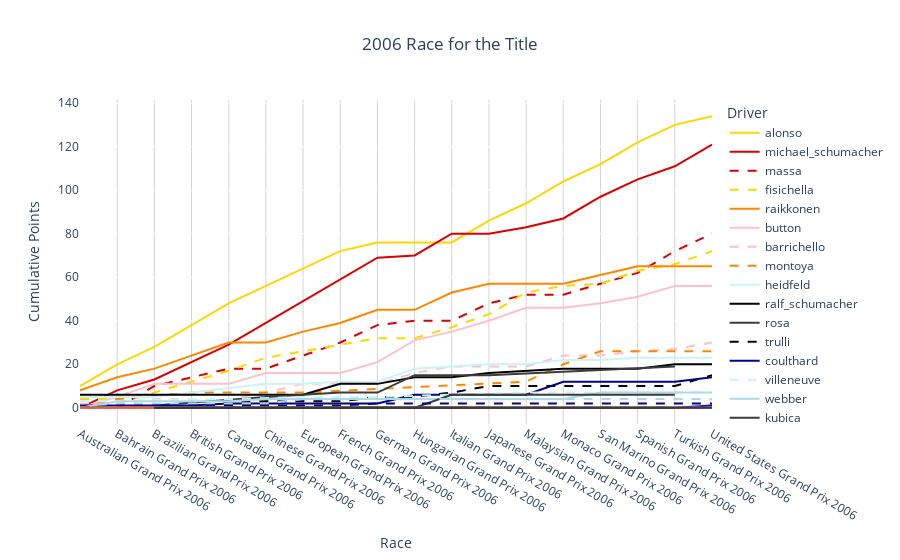

This figure's notebook cell:
### Code cell
# 2005 season ---------------------------------------------------------------------------------------------------
# The race for the title
season_2006 = pd.read_csv('treated_data/csv/results.csv')
season_2006 = season_2006[season_2006['season'] == 2006]
season_2006['points'] = pd.to_numeric(season_2006['points'], errors='coerce')
season_2006 = season_2006.sort_values(by=['raceId'])
season_2006['cumulative_points'] = season_2006.groupby('driverId')['points'].cumsum()
final_plot_data = season_2006[['driverId', 'raceId', 'cumulative_points']]
total_points_per_driver = season_2006.groupby('driverId')['points'].sum().reset_index().rename(columns={'points': 'points_total'})
final_plot_data = final_plot_data.merge(total_points_per_driver, on='driverId', how='left')
final_plot_data = final_plot_data.sort_values(by=['points_total', 'raceId'], ascending=[False, True])
sorted_drivers = total_points_per_driver['driverId'].tolist()
final_plot_data.to_csv('treated_data/csv/2006_sorted_drivers.csv', index=False)
driver_colors = {
    'alonso': '#FFD700',  # Main driver for Renault
    'fisichella': '#FFD700',  # Second driver for Renault
    'michael_schumacher': '#DC0000',  # Main driver for Ferrari
    'massa': '#DC0000',  # Second driver for Ferrari
    'raikkonen': '#FF8700',  # Main driver for McLaren
    'montoya': '#FF8700',  # Second driver for McLaren
    'button': '#FFC0CB',  # Main driver for Honda
    'barrichello': '#FFC0CB',  # Second driver for Honda
    'webber': '#ADD8E6',  # Main driver for Williams
    'rosberg': '#ADD8E6',  # Second driver for Williams
    'coulthard': '#00008B',  # Main driver for Red Bull
    'klien': '#00008B',  # Second driver for Red Bull
    'ralf_schumacher': '#000000',  # Main driver for Toyota
    'trulli': '#000000',  # Second driver for Toyota
    'heidfeld': '#C8F4F6',  # Main driver for BMW Sauber
    'villeneuve': '#C8F4F6',  # Second driver for BMW Sauber
    'liuzzi': '#0000FF',  # Main driver for Toro Rosso
    'speed': '#0000FF',  # Second driver for Toro Rosso
    'monteiro': '#F75920',  # Main driver for MF1
    'albers': '#F75920',  # Second driver for MF1
    'sato': '#B4B4B4',  # Main driver for Super Aguri
    'ide': '#B4B4B4'  # Second driver for Super Aguri
}


# Dictionary for custom line styles per driver (solid by default, dash or dot as specified)
driver_line_styles = {
    'alonso': 'solid',  # Main driver for Renault
    'fisichella': 'dash',  # Second driver for Renault
    'michael_schumacher': 'solid',  # Main driver for Ferrari
    'massa': 'dash',  # Second driver for Ferrari
    'raikkonen': 'solid',  # Main driver for McLaren
    'montoya': 'dash',  # Second driver for McLaren
    'button': 'solid',  # Main driver for Honda
    'barrichello': 'dash',  # Second driver for Honda
    'webber': 'solid',  # Main driver for Williams
    'rosberg': 'dash',  # Second driver for Williams
    'coulthard': 'solid',  # Main driver for Red Bull
    'klien': 'dash',  # Second driver for Red Bull
    'ralf_schumacher': 'solid',  # Main driver for Toyota
    'trulli': 'dash',  # Second driver for Toyota
    'heidfeld': 'solid',  # Main driver for BMW Sauber
    'villeneuve': 'dash',  # Second driver for BMW Sauber
    'liuzzi': 'solid',  # Main driver for Toro Rosso
    'speed': 'dash',  # Second driver for Toro Rosso
    'monteiro': 'solid',  # Main driver for MF1
    'albers': 'dash',  # Second driver for MF1
    'sato': 'solid',  # Main driver for Super Aguri
    'ide': 'dash'  # Second driver for Super Aguri
}


final_plot_data['driverId'] = pd.Categorical(
    final_plot_data['driverId'],
    categories=sorted_drivers,
    ordered=True
)

# Create the plot using Plotly Express
fig = px.line(
    final_plot_data,
    x='raceId',
    y='cumulative_points',
    color='driverId',  # Ensures legend order
    labels={'driverId': 'Driver', 'raceId': 'Race', 'cumulative_points': 'Cumulative Points'},
    title='2006 Race for the Title'
)

# Convert to Graph Objects for detailed customization
fig = go.Figure(fig)

# Update colors and line styles based on custom definitions
for trace in fig.data:
    driver_name = trace.name.lower()  # Assuming driverId is used as name, adjust if necessary
    trace.line.color = driver_colors.get(driver_name, '#3b3b3b')  # Default to gray if not specified
    trace.line.dash = driver_line_styles.get(driver_name, 'solid')  # Default to solid if not specified

fig.update_layout(
    title='2006 Race for the Title',  # Adding a title
    title_x=0.5,  # Center the title
    paper_bgcolor='white',  # Set the background color around the plot
    plot_bgcolor='white'  # Set the background color of the plot itself
)
fig.update_xaxes(
    showgrid=True,
    gridwidth=1,
    gridcolor='lightgrey'
)
# Show the figure
fig.show()

### Figure 1 — Plotly figure (JSON) as saved in the notebook; plotly's stock layout.template omitted (floating-point values rounded to 4 significant figures)
{"data": [{"hovertemplate": "Driver=alonso<br>Race=%{x}<br>Cumulative Points=%{y}<extra></extra>", "legendgroup": "alonso", "line": {"color": "#FFD700", "dash": "solid"}, "marker": {"symbol": "circle"}, "mode": "lines", "name": "alonso", "orientation": "v", "showlegend": true, "type": "scatter", "x": ["Australian Grand Prix 2006", "Bahrain Grand Prix 2006", "Brazilian Grand Prix 2006", "British Grand Prix 2006", "Canadian Grand Prix 2006", "Chinese Grand Prix 2006", "European Grand Prix 2006", "French Grand Prix 2006", "German Grand Prix 2006", "Hungarian Grand Prix 2006", "Italian Grand Prix 2006", "Japanese Grand Prix 2006", "Malaysian Grand Prix 2006", "Monaco Grand Prix 2006", "San Marino Grand Prix 2006", "Spanish Grand Prix 2006", "Turkish Grand Prix 2006", "United States Grand Prix 2006"], "xaxis": "x", "y": [10, 20, 28, 38, 48, 56, 64, 72, 76, 76, 76, 86, 94, 104, 112, 122, 130, 134], "yaxis": "y"}, {"hovertemplate": "Driver=michael_schumacher<br>Race=%{x}<br>Cumulative Points=%{y}<extra></extra>", "legendgroup": "michael_schumacher", "line": {"color": "#DC0000", "dash": "solid"}, "marker": {"symbol": "circle"}, "mode": "lines", "name": "michael_schumacher", "orientation": "v", "showlegend": true, "type": "scatter", "x": ["Australian Grand Prix 2006", "Bahrain Grand Prix 2006", "Brazilian Grand Prix 2006", "British Grand Prix 2006", "Canadian Grand Prix 2006", "Chinese Grand Prix 2006", "European Grand Prix 2006", "French Grand Prix 2006", "German Grand Prix 2006", "Hungarian Grand Prix 2006", "Italian Grand Prix 2006", "Japanese Grand Prix 2006", "Malaysian Grand Prix 2006", "Monaco Grand Prix 2006", "San Marino Grand Prix 2006", "Spanish Grand Prix 2006", "Turkish Grand Prix 2006", "United States Grand Prix 2006"], "xaxis": "x", "y": [0, 8, 13, 21, 29, 39, 49, 59, 69, 70, 80, 80, 83, 87, 97, 105, 111, 121], "yaxis": "y"}, {"hovertemplate": "Driver=massa<br>Race=%{x}<br>Cumulative Points=%{y}<extra></extra>", "legendgroup": "massa", "line": {"color": "#DC0000", "dash": "dash"}, "marker": {"symbol": "circle"}, "mode": "lines", "name": "massa", "orientation": "v", "showlegend": true, "type": "scatter", "x": ["Australian Grand Prix 2006", "Bahrain Grand Prix 2006", "Brazilian Grand Prix 2006", "British Grand Prix 2006", "Canadian Grand Prix 2006", "Chinese Grand Prix 2006", "European Grand Prix 2006", "French Grand Prix 2006", "German Grand Prix 2006", "Hungarian Grand Prix 2006", "Italian Grand Prix 2006", "Japanese Grand Prix 2006", "Malaysian Grand Prix 2006", "Monaco Grand Prix 2006", "San Marino Grand Prix 2006", "Spanish Grand Prix 2006", "Turkish Grand Prix 2006", "United States Grand Prix 2006"], "xaxis": "x", "y": [0, 0, 10, 14, 18, 18, 24, 30, 38, 40, 40, 48, 52, 52, 57, 62, 72, 80], "yaxis": "y"}, {"hovertemplate": "Driver=fisichella<br>Race=%{x}<br>Cumulative Points=%{y}<extra></extra>", "legendgroup": "fisichella", "line": {"color": "#FFD700", "dash": "dash"}, "marker": {"symbol": "circle"}, "mode": "lines", "name": "fisichella", "orientation": "v", "showlegend": true, "type": "scatter", "x": ["Australian Grand Prix 2006", "Bahrain Grand Prix 2006", "Brazilian Grand Prix 2006", "British Grand Prix 2006", "Canadian Grand Prix 2006", "Chinese Grand Prix 2006", "European Grand Prix 2006", "French Grand Prix 2006", "German Grand Prix 2006", "Hungarian Grand Prix 2006", "Italian Grand Prix 2006", "Japanese Grand Prix 2006", "Malaysian Grand Prix 2006", "Monaco Grand Prix 2006", "San Marino Grand Prix 2006", "Spanish Grand Prix 2006", "Turkish Grand Prix 2006", "United States Grand Prix 2006"], "xaxis": "x", "y": [4, 4, 7, 12, 17, 23, 26, 29, 32, 32, 37, 43, 53, 56, 57, 63, 66, 72], "yaxis": "y"}, {"hovertemplate": "Driver=raikkonen<br>Race=%{x}<br>Cumulative Points=%{y}<extra></extra>", "legendgroup": "raikkonen", "line": {"color": "#FF8700", "dash": "solid"}, "marker": {"symbol": "circle"}, "mode": "lines", "name": "raikkonen", "orientation": "v", "showlegend": true, "type": "scatter", "x": ["Australian Grand Prix 2006", "Bahrain Grand Prix 2006", "Brazilian Grand Prix 2006", "British Grand Prix 2006", "Canadian Grand Prix 2006", "Chinese Grand Prix 2006", "European Grand Prix 2006", "French Grand Prix 2006", "German Grand Prix 2006", "Hungarian Grand Prix 2006", "Italian Grand Prix 2006", "Japanese Grand Prix 2006", "Malaysian Grand Prix 2006", "Monaco Grand Prix 2006", "San Marino Grand Prix 2006", "Spanish Grand Prix 2006", "Turkish Grand Prix 2006", "United States Grand Prix 2006"], "xaxis": "x", "y": [8, 14, 18, 24, 30, 30, 35, 39, 45, 45, 53, 57, 57, 57, 61, 65, 65, 65], "yaxis": "y"}, {"hovertemplate": "Driver=button<br>Race=%{x}<br>Cumulative Points=%{y}<extra></extra>", "legendgroup": "button", "line": {"color": "#FFC0CB", "dash": "solid"}, "marker": {"symbol": "circle"}, "mode": "lines", "name": "button", "orientation": "v", "showlegend": true, "type": "scatter", "x": ["Australian Grand Prix 2006", "Bahrain Grand Prix 2006", "Brazilian Grand Prix 2006", "British Grand Prix 2006", "Canadian Grand Prix 2006", "Chinese Grand Prix 2006", "European Grand Prix 2006", "French Grand Prix 2006", "German Grand Prix 2006", "Hungarian Grand Prix 2006", "Italian Grand Prix 2006", "Japanese Grand Prix 2006", "Malaysian Grand Prix 2006", "Monaco Grand Prix 2006", "San Marino Grand Prix 2006", "Spanish Grand Prix 2006", "Turkish Grand Prix 2006", "United States Grand Prix 2006"], "xaxis": "x", "y": [0, 5, 11, 11, 11, 16, 16, 16, 21, 31, 35, 40, 46, 46, 48, 51, 56, 56], "yaxis": "y"}, {"hovertemplate": "Driver=barrichello<br>Race=%{x}<br>Cumulative Points=%{y}<extra></extra>", "legendgroup": "barrichello", "line": {"color": "#FFC0CB", "dash": "dash"}, "marker": {"symbol": "circle"}, "mode": "lines", "name": "barrichello", "orientation": "v", "showlegend": true, "type": "scatter", "x": ["Australian Grand Prix 2006", "Bahrain Grand Prix 2006", "Brazilian Grand Prix 2006", "British Grand Prix 2006", "Canadian Grand Prix 2006", "Chinese Grand Prix 2006", "European Grand Prix 2006", "French Grand Prix 2006", "German Grand Prix 2006", "Hungarian Grand Prix 2006", "Italian Grand Prix 2006", "Japanese Grand Prix 2006", "Malaysian Grand Prix 2006", "Monaco Grand Prix 2006", "San Marino Grand Prix 2006", "Spanish Grand Prix 2006", "Turkish Grand Prix 2006", "United States Grand Prix 2006"], "xaxis": "x", "y": [2, 2, 4, 4, 4, 7, 11, 11, 11, 16, 19, 19, 19, 24, 24, 26, 27, 30], "yaxis": "y"}, {"hovertemplate": "Driver=montoya<br>Race=%{x}<br>Cumulative Points=%{y}<extra></extra>", "legendgroup": "montoya", "line": {"color": "#FF8700", "dash": "dash"}, "marker": {"symbol": "circle"}, "mode": "lines", "name": "montoya", "orientation": "v", "showlegend": true, "type": "scatter", "x": ["Australian Grand Prix 2006", "Bahrain Grand Prix 2006", "British Grand Prix 2006", "Canadian Grand Prix 2006", "European Grand Prix 2006", "Malaysian Grand Prix 2006", "Monaco Grand Prix 2006", "San Marino Grand Prix 2006", "Spanish Grand Prix 2006", "United States Grand Prix 2006"], "xaxis": "x", "y": [0, 4, 7, 7, 7, 12, 20, 26, 26, 26], "yaxis": "y"}, {"hovertemplate": "Driver=heidfeld<br>Race=%{x}<br>Cumulative Points=%{y}<extra></extra>", "legendgroup": "heidfeld", "line": {"color": "#C8F4F6", "dash": "solid"}, "marker": {"symbol": "circle"}, "mode": "lines", "name": "heidfeld", "orientation": "v", "showlegend": true, "type": "scatter", "x": ["Australian Grand Prix 2006", "Bahrain Grand Prix 2006", "Brazilian Grand Prix 2006", "British Grand Prix 2006", "Canadian Grand Prix 2006", "Chinese Grand Prix 2006", "European Grand Prix 2006", "French Grand Prix 2006", "German Grand Prix 2006", "Hungarian Grand Prix 2006", "Italian Grand Prix 2006", "Japanese Grand Prix 2006", "Malaysian Grand Prix 2006", "Monaco Grand Prix 2006", "San Marino Grand Prix 2006", "Spanish Grand Prix 2006", "Turkish Grand Prix 2006", "United States Grand Prix 2006"], "xaxis": "x", "y": [5, 5, 5, 7, 9, 11, 11, 12, 12, 18, 19, 20, 20, 22, 22, 23, 23, 23], "yaxis": "y"}, {"hovertemplate": "Driver=ralf_schumacher<br>Race=%{x}<br>Cumulative Points=%{y}<extra></extra>", "legendgroup": "ralf_schumacher", "line": {"color": "#000000", "dash": "solid"}, "marker": {"symbol": "circle"}, "mode": "lines", "name": "ralf_schumacher", "orientation": "v", "showlegend": true, "type": "scatter", "x": ["Australian Grand Prix 2006", "Bahrain Grand Prix 2006", "Brazilian Grand Prix 2006", "British Grand Prix 2006", "Canadian Grand Prix 2006", "Chinese Grand Prix 2006", "European Grand Prix 2006", "French Grand Prix 2006", "German Grand Prix 2006", "Hungarian Grand Prix 2006", "Italian Grand Prix 2006", "Japanese Grand Prix 2006", "Malaysian Grand Prix 2006", "Monaco Grand Prix 2006", "San Marino Grand Prix 2006", "Spanish Grand Prix 2006", "Turkish Grand Prix 2006", "United States Grand Prix 2006"], "xaxis": "x", "y": [6, 6, 6, 6, 6, 6, 6, 11, 11, 14, 14, 16, 17, 18, 18, 18, 20, 20], "yaxis": "y"}, {"hovertemplate": "Driver=rosa<br>Race=%{x}<br>Cumulative Points=%{y}<extra></extra>", "legendgroup": "rosa", "line": {"color": "#3b3b3b", "dash": "solid"}, "marker": {"symbol": "circle"}, "mode": "lines", "name": "rosa", "orientation": "v", "showlegend": true, "type": "scatter", "x": ["Brazilian Grand Prix 2006", "Chinese Grand Prix 2006", "French Grand Prix 2006", "German Grand Prix 2006", "Hungarian Grand Prix 2006", "Italian Grand Prix 2006", "Japanese Grand Prix 2006", "Turkish Grand Prix 2006"], "xaxis": "x", "y": [1, 5, 7, 7, 15, 15, 15, 19], "yaxis": "y"}, {"hovertemplate": "Driver=trulli<br>Race=%{x}<br>Cumulative Points=%{y}<extra></extra>", "legendgroup": "trulli", "line": {"color": "#000000", "dash": "dash"}, "marker": {"symbol": "circle"}, "mode": "lines", "name": "trulli", "orientation": "v", "showlegend": true, "type": "scatter", "x": ["Australian Grand Prix 2006", "Bahrain Grand Prix 2006", "Brazilian Grand Prix 2006", "British Grand Prix 2006", "Canadian Grand Prix 2006", "Chinese Grand Prix 2006", "European Grand Prix 2006", "French Grand Prix 2006", "German Grand Prix 2006", "Hungarian Grand Prix 2006", "Italian Grand Prix 2006", "Japanese Grand Prix 2006", "Malaysian Grand Prix 2006", "Monaco Grand Prix 2006", "San Marino Grand Prix 2006", "Spanish Grand Prix 2006", "Turkish Grand Prix 2006", "United States Grand Prix 2006"], "xaxis": "x", "y": [0, 0, 0, 0, 3, 3, 3, 3, 5, 5, 7, 10, 10, 10, 10, 10, 10, 15], "yaxis": "y"}, {"hovertemplate": "Driver=coulthard<br>Race=%{x}<br>Cumulative Points=%{y}<extra></extra>", "legendgroup": "coulthard", "line": {"color": "#00008B", "dash": "solid"}, "marker": {"symbol": "circle"}, "mode": "lines", "name": "coulthard", "orientation": "v", "showlegend": true, "type": "scatter", "x": ["Australian Grand Prix 2006", "Bahrain Grand Prix 2006", "Brazilian Grand Prix 2006", "British Grand Prix 2006", "Canadian Grand Prix 2006", "Chinese Grand Prix 2006", "European Grand Prix 2006", "French Grand Prix 2006", "German Grand Prix 2006", "Hungarian Grand Prix 2006", "Italian Grand Prix 2006", "Japanese Grand Prix 2006", "Malaysian Grand Prix 2006", "Monaco Grand Prix 2006", "San Marino Grand Prix 2006", "Spanish Grand Prix 2006", "Turkish Grand Prix 2006", "United States Grand Prix 2006"], "xaxis": "x", "y": [1, 1, 1, 1, 2, 2, 2, 2, 2, 6, 6, 6, 6, 12, 12, 12, 12, 14], "yaxis": "y"}, {"hovertemplate": "Driver=villeneuve<br>Race=%{x}<br>Cumulative Points=%{y}<extra></extra>", "legendgroup": "villeneuve", "line": {"color": "#C8F4F6", "dash": "dash"}, "marker": {"symbol": "circle"}, "mode": "lines", "name": "villeneuve", "orientation": "v", "showlegend": true, "type": "scatter", "x": ["Australian Grand Prix 2006", "Bahrain Grand Prix 2006", "British Grand Prix 2006", "Canadian Grand Prix 2006", "European Grand Prix 2006", "French Grand Prix 2006", "German Grand Prix 2006", "Malaysian Grand Prix 2006", "Monaco Grand Prix 2006", "San Marino Grand Prix 2006", "Spanish Grand Prix 2006", "United States Grand Prix 2006"], "xaxis": "x", "y": [3, 3, 4, 4, 5, 5, 5, 7, 7, 7, 7, 7], "yaxis": "y"}, {"hovertemplate": "Driver=webber<br>Race=%{x}<br>Cumulative Points=%{y}<extra></extra>", "legendgroup": "webber", "line": {"color": "#ADD8E6", "dash": "solid"}, "marker": {"symbol": "circle"}, "mode": "lines", "name": "webber", "orientation": "v", "showlegend": true, "type": "scatter", "x": ["Australian Grand Prix 2006", "Bahrain Grand Prix 2006", "Brazilian Grand Prix 2006", "British Grand Prix 2006", "Canadian Grand Prix 2006", "Chinese Grand Prix 2006", "European Grand Prix 2006", "French Grand Prix 2006", "German Grand Prix 2006", "Hungarian Grand Prix 2006", "Italian Grand Prix 2006", "Japanese Grand Prix 2006", "Malaysian Grand Prix 2006", "Monaco Grand Prix 2006", "San Marino Grand Prix 2006", "Spanish Grand Prix 2006", "Turkish Grand Prix 2006", "United States Grand Prix 2006"], "xaxis": "x", "y": [0, 3, 3, 3, 3, 4, 4, 4, 4, 4, 4, 4, 4, 4, 7, 7, 7, 7], "yaxis": "y"}, {"hovertemplate": "Driver=kubica<br>Race=%{x}<br>Cumulative Points=%{y}<extra></extra>", "legendgroup": "kubica", "line": {"color": "#3b3b3b", "dash": "solid"}, "marker": {"symbol": "circle"}, "mode": "lines", "name": "kubica", "orientation": "v", "showlegend": true, "type": "scatter", "x": ["Brazilian Grand Prix 2006", "Chinese Grand Prix 2006", "Hungarian Grand Prix 2006", "Italian Grand Prix 2006", "Japanese Grand Prix 2006", "Turkish Grand Prix 2006"], "xaxis": "x", "y": [0, 0, 0, 6, 6, 6], "yaxis": "y"}, {"hovertemplate": "Driver=rosberg<br>Race=%{x}<br>Cumulative Points=%{y}<extra></extra>", "legendgroup": "rosberg", "line": {"color": "#ADD8E6", "dash": "dash"}, "marker": {"symbol": "circle"}, "mode": "lines", "name": "rosberg", "orientation": "v", "showlegend": true, "type": "scatter", "x": ["Australian Grand Prix 2006", "Bahrain Grand Prix 2006", "Brazilian Grand Prix 2006", "British Grand Prix 2006", "Canadian Grand Prix 2006", "Chinese Grand Prix 2006", "European Grand Prix 2006", "French Grand Prix 2006", "German Grand Prix 2006", "Hungarian Grand Prix 2006", "Italian Grand Prix 2006", "Japanese Grand Prix 2006", "Malaysian Grand Prix 2006", "Monaco Grand Prix 2006", "San Marino Grand Prix 2006", "Spanish Grand Prix 2006", "Turkish Grand Prix 2006", "United States Grand Prix 2006"], "xaxis": "x", "y": [0, 2, 2, 2, 2, 2, 4, 4, 4, 4, 4, 4, 4, 4, 4, 4, 4, 4], "yaxis": "y"}, {"hovertemplate": "Driver=klien<br>Race=%{x}<br>Cumulative Points=%{y}<extra></extra>", "legendgroup": "klien", "line": {"color": "#00008B", "dash": "dash"}, "marker": {"symbol": "circle"}, "mode": "lines", "name": "klien", "orientation": "v", "showlegend": true, "type": "scatter", "x": ["Australian Grand Prix 2006", "Bahrain Grand Prix 2006", "British Grand Prix 2006", "Canadian Grand Prix 2006", "European Grand Prix 2006", "French Grand Prix 2006", "German Grand Prix 2006", "Hungarian Grand Prix 2006", "Italian Grand Prix 2006", "Malaysian Grand Prix 2006", "Monaco Grand Prix 2006", "San Marino Grand Prix 2006", "Spanish Grand Prix 2006", "Turkish Grand Prix 2006", "United States Grand Prix 2006"], "xaxis": "x", "y": [0, 1, 1, 1, 1, 1, 2, 2, 2, 2, 2, 2, 2, 2, 2], "yaxis": "y"}, {"hovertemplate": "Driver=liuzzi<br>Race=%{x}<br>Cumulative Points=%{y}<extra></extra>", "legendgroup": "liuzzi", "line": {"color": "#0000FF", "dash": "solid"}, "marker": {"symbol": "circle"}, "mode": "lines", "name": "liuzzi", "orientation": "v", "showlegend": true, "type": "scatter", "x": ["Australian Grand Prix 2006", "Bahrain Grand Prix 2006", "Brazilian Grand Prix 2006", "British Grand Prix 2006", "Canadian Grand Prix 2006", "Chinese Grand Prix 2006", "European Grand Prix 2006", "French Grand Prix 2006", "German Grand Prix 2006", "Hungarian Grand Prix 2006", "Italian Grand Prix 2006", "Japanese Grand Prix 2006", "Malaysian Grand Prix 2006", "Monaco Grand Prix 2006", "San Marino Grand Prix 2006", "Spanish Grand Prix 2006", "Turkish Grand Prix 2006", "United States Grand Prix 2006"], "xaxis": "x", "y": [0, 0, 0, 0, 0, 0, 0, 0, 0, 0, 0, 0, 0, 0, 0, 0, 0, 1], "yaxis": "y"}, {"hovertemplate": "Driver=speed<br>Race=%{x}<br>Cumulative Points=%{y}<extra></extra>", "legendgroup": "speed", "line": {"color": "#0000FF", "dash": "dash"}, "marker": {"symbol": "circle"}, "mode": "lines", "name": "speed", "orientation": "v", "showlegend": true, "type": "scatter", "x": ["Australian Grand Prix 2006", "Bahrain Grand Prix 2006", "Brazilian Grand Prix 2006", "British Grand Prix 2006", "Canadian Grand Prix 2006", "Chinese Grand Prix 2006", "European Grand Prix 2006", "French Grand Prix 2006", "German Grand Prix 2006", "Hungarian Grand Prix 2006", "Italian Grand Prix 2006", "Japanese Grand Prix 2006", "Malaysian Grand Prix 2006", "Monaco Grand Prix 2006", "San Marino Grand Prix 2006", "Spanish Grand Prix 2006", "Turkish Grand Prix 2006", "United States Grand Prix 2006"], "xaxis": "x", "y": [0, 0, 0, 0, 0, 0, 0, 0, 0, 0, 0, 0, 0, 0, 0, 0, 0, 0], "yaxis": "y"}, {"hovertemplate": "Driver=albers<br>Race=%{x}<br>Cumulative Points=%{y}<extra></extra>", "legendgroup": "albers", "line": {"color": "#F75920", "dash": "dash"}, "marker": {"symbol": "circle"}, "mode": "lines", "name": "albers", "orientation": "v", "showlegend": true, "type": "scatter", "x": ["Australian Grand Prix 2006", "Bahrain Grand Prix 2006", "Brazilian Grand Prix 2006", "British Grand Prix 2006", "Canadian Grand Prix 2006", "Chinese Grand Prix 2006", "European Grand Prix 2006", "French Grand Prix 2006", "German Grand Prix 2006", "Hungarian Grand Prix 2006", "Italian Grand Prix 2006", "Japanese Grand Prix 2006", "Malaysian Grand Prix 2006", "Monaco Grand Prix 2006", "San Marino Grand Prix 2006", "Spanish Grand Prix 2006", "Turkish Grand Prix 2006", "United States Grand Prix 2006"], "xaxis": "x", "y": [0, 0, 0, 0, 0, 0, 0, 0, 0, 0, 0, 0, 0, 0, 0, 0, 0, 0], "yaxis": "y"}, {"hovertemplate": "Driver=sato<br>Race=%{x}<br>Cumulative Points=%{y}<extra></extra>", "legendgroup": "sato", "line": {"color": "#B4B4B4", "dash": "solid"}, "marker": {"symbol": "circle"}, "mode": "lines", "name": "sato", "orientation": "v", "showlegend": true, "type": "scatter", "x": ["Australian Grand Prix 2006", "Bahrain Grand Prix 2006", "Brazilian Grand Prix 2006", "British Grand Prix 2006", "Canadian Grand Prix 2006", "Chinese Grand Prix 2006", "European Grand Prix 2006", "French Grand Prix 2006", "German Grand Prix 2006", "Hungarian Grand Prix 2006", "Italian Grand Prix 2006", "Japanese Grand Prix 2006", "Malaysian Grand Prix 2006", "Monaco Grand Prix 2006", "San Marino Grand Prix 2006", "Spanish Grand Prix 2006", "Turkish Grand Prix 2006", "United States Grand Prix 2006"], "xaxis": "x", "y": [0, 0, 0, 0, 0, 0, 0, 0, 0, 0, 0, 0, 0, 0, 0, 0, 0, 0], "yaxis": "y"}, {"hovertemplate": "Driver=ide<br>Race=%{x}<br>Cumulative Points=%{y}<extra></extra>", "legendgroup": "ide", "line": {"color": "#B4B4B4", "dash": "dash"}, "marker": {"symbol": "circle"}, "mode": "lines", "name": "ide", "orientation": "v", "showlegend": true, "type": "scatter", "x": ["Australian Grand Prix 2006", "Bahrain Grand Prix 2006", "Malaysian Grand Prix 2006", "San Marino Grand Prix 2006"], "xaxis": "x", "y": [0, 0, 0, 0], "yaxis": "y"}, {"hovertemplate": "Driver=monteiro<br>Race=%{x}<br>Cumulative Points=%{y}<extra></extra>", "legendgroup": "monteiro", "line": {"color": "#F75920", "dash": "solid"}, "marker": {"symbol": "circle"}, "mode": "lines", "name": "monteiro", "orientation": "v", "showlegend": true, "type": "scatter", "x": ["Australian Grand Prix 2006", "Bahrain Grand Prix 2006", "Brazilian Grand Prix 2006", "British Grand Prix 2006", "Canadian Grand Prix 2006", "Chinese Grand Prix 2006", "European Grand Prix 2006", "French Grand Prix 2006", "German Grand Prix 2006", "Hungarian Grand Prix 2006", "Italian Grand Prix 2006", "Japanese Grand Prix 2006", "Malaysian Grand Prix 2006", "Monaco Grand Prix 2006", "San Marino Grand Prix 2006", "Spanish Grand Prix 2006", "Turkish Grand Prix 2006", "United States Grand Prix 2006"], "xaxis": "x", "y": [0, 0, 0, 0, 0, 0, 0, 0, 0, 0, 0, 0, 0, 0, 0, 0, 0, 0], "yaxis": "y"}, {"hovertemplate": "Driver=yamamoto<br>Race=%{x}<br>Cumulative Points=%{y}<extra></extra>", "legendgroup": "yamamoto", "line": {"color": "#3b3b3b", "dash": "solid"}, "marker": {"symbol": "circle"}, "mode": "lines", "name": "yamamoto", "orientation": "v", "showlegend": true, "type": "scatter", "x": ["Brazilian Grand Prix 2006", "Chinese Grand Prix 2006", "German Grand Prix 2006", "Hungarian Grand Prix 2006", "Italian Grand Prix 2006", "Japanese Grand Prix 2006", "Turkish Grand Prix 2006"], "xaxis": "x", "y": [0, 0, 0, 0, 0, 0, 0], "yaxis": "y"}, {"hovertemplate": "Driver=doornbos<br>Race=%{x}<br>Cumulative Points=%{y}<extra></extra>", "legendgroup": "doornbos", "line": {"color": "#3b3b3b", "dash": "solid"}, "marker": {"symbol": "circle"}, "mode": "lines", "name": "doornbos", "orientation": "v", "showlegend": true, "type": "scatter", "x": ["Brazilian Grand Prix 2006", "Chinese Grand Prix 2006", "Japanese Grand Prix 2006"], "xaxis": "x", "y": [0, 0, 0], "yaxis": "y"}, {"hovertemplate": "Driver=montagny<br>Race=%{x}<br>Cumulative Points=%{y}<extra></extra>", "legendgroup": "montagny", "line": {"color": "#3b3b3b", "dash": "solid"}, "marker": {"symbol": "circle"}, "mode": "lines", "name": "montagny", "orientation": "v", "showlegend": true, "type": "scatter", "x": ["British Grand Prix 2006", "Canadian Grand Prix 2006", "European Grand Prix 2006", "French Grand Prix 2006", "Monaco Grand Prix 2006", "Spanish Grand Prix 2006", "United States Grand Prix 2006"], "xaxis": "x", "y": [0, 0, 0, 0, 0, 0, 0], "yaxis": "y"}], "layout": {"legend": {"title": {"text": "Driver"}, "tracegroupgap": 0}, "paper_bgcolor": "white", "plot_bgcolor": "white", "title": {"text": "2006 Race for the Title", "x": 0.5}, "xaxis": {"anchor": "y", "domain": [0, 1], "gridcolor": "lightgrey", "gridwidth": 1, "showgrid": true, "title": {"text": "Race"}}, "yaxis": {"anchor": "x", "domain": [0, 1], "title": {"text": "Cumulative Points"}}}}
